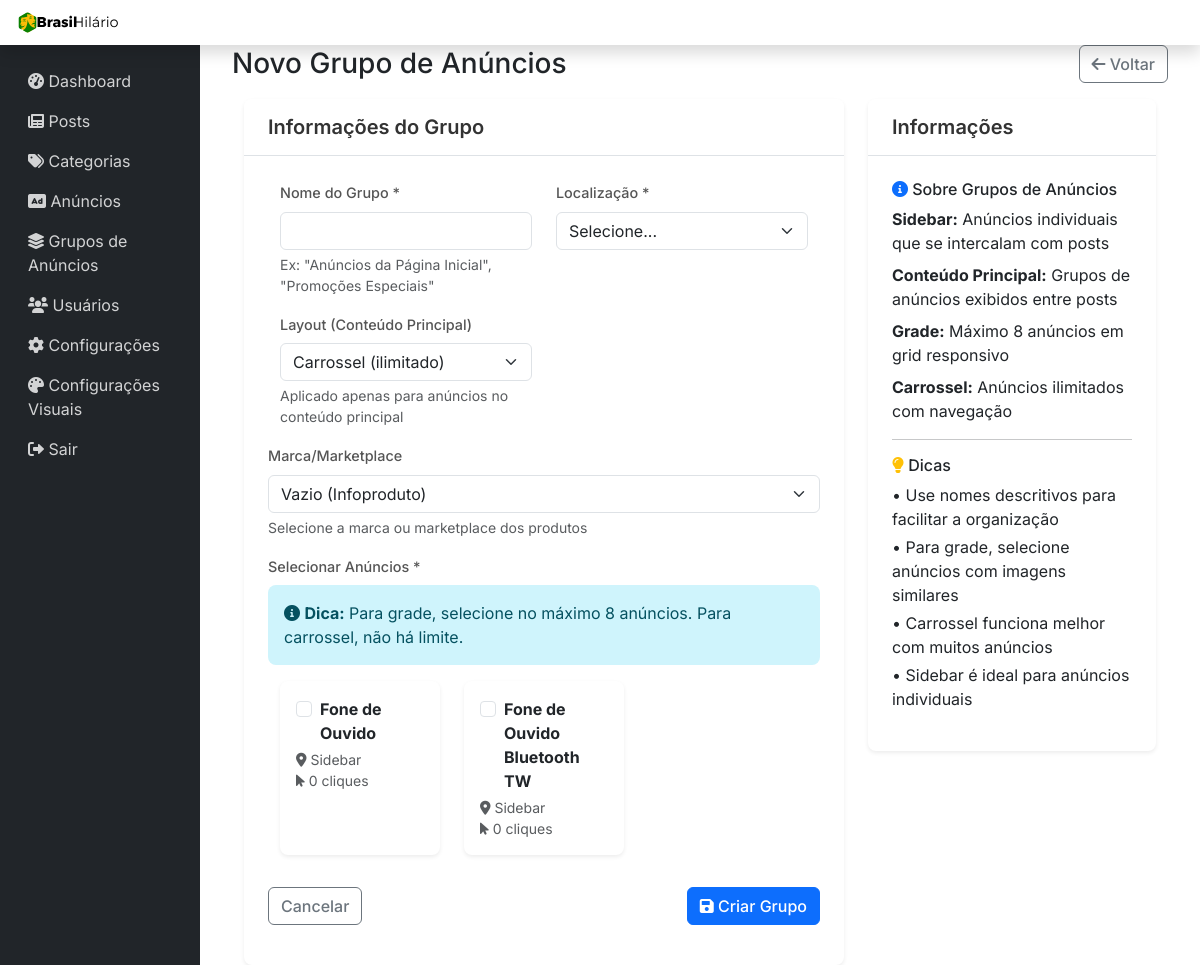
The app's page /admin/novo-grupo-anuncios.php (signed in), older data.
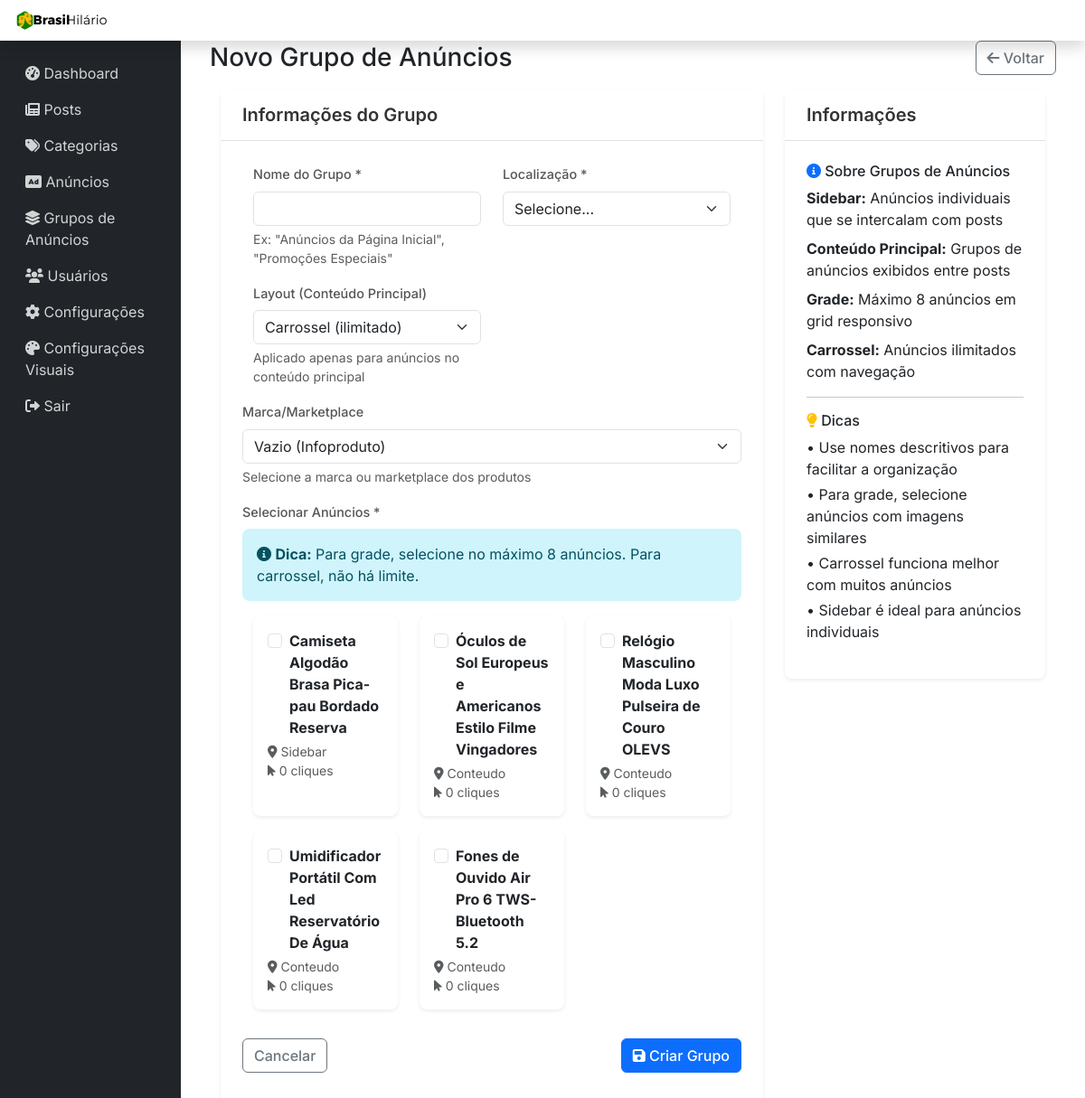
The same page, newer data.
### tables this page shows
CREATE TABLE `anuncios` (
  `id` int(11) NOT NULL,
  `titulo` varchar(255) NOT NULL,
  `imagem` varchar(500) NOT NULL,
  `link_compra` varchar(500) NOT NULL,
  `localizacao` enum('sidebar','conteudo') NOT NULL,
  `layout` enum('carrossel','grade') DEFAULT 'carrossel',
  `cta_ativo` tinyint(1) DEFAULT '0',
  `cta_texto` varchar(100) DEFAULT 'Saiba Mais',
  `ativo` tinyint(1) DEFAULT '1',
  `criado_em` timestamp NOT NULL DEFAULT CURRENT_TIMESTAMP,
  `atualizado_em` timestamp NOT NULL DEFAULT CURRENT_TIMESTAMP ON UPDATE CURRENT_TIMESTAMP
);

### includes/AnunciosManager.php (called while the page is built, shortened)
<?php
class AnunciosManager {
    private $pdo;
    public function __construct($pdo) {
        $this->pdo = $pdo;
    }
    public function getAllAnunciosComStats() {
        $sql = "SELECT a.*,
                       COUNT(DISTINCT ca.id) as total_cliques,
                       COUNT(DISTINCT ap.post_id) as total_posts
                FROM anuncios a
                LEFT JOIN cliques_anuncios ca ON a.id = ca.anuncio_id
                LEFT JOIN anuncios_posts ap ON a.id = ap.anuncio_id
                GROUP BY a.id
                ORDER BY total_cliques DESC, a.criado_em DESC";
        try {
            $stmt = $this->pdo->prepare($sql);
            $stmt->execute();
            return $stmt->fetchAll(PDO::FETCH_ASSOC);
        } catch (Exception $e) {
            error_log("Erro ao buscar anúncios com stats: " . $e->getMessage());
            return [];
        }
    }
}

### admin/novo-grupo-anuncios.php (the view, shortened to what this page needs)
<?php
require_once '../config/database.php';
require_once '../includes/AnunciosManager.php';
$anunciosManager = new AnunciosManager($pdo);
$todosAnuncios = $anunciosManager->getAllAnunciosComStats();
include 'includes/header.php';
?>
<div class="d-flex justify-content-between align-items-center mb-4">
    <h1 class="h3 mb-0">Novo Grupo de Anúncios</h1>
    <a href="grupos-anuncios.php" class="btn btn-outline-secondary">
        <i class="fas fa-arrow-left"></i> Voltar
    </a>
</div>
    <div class="row">
        <div class="col-lg-8">
            <div class="card">
                <div class="card-header">
                    <h5 class="card-title mb-0">Informações do Grupo</h5>
                </div>
                <div class="card-body">
                    <form method="POST">
                        <div class="row">
                            <div class="col-md-6">
                                <div class="mb-3">
                                    <label for="nome" class="form-label">Nome do Grupo *</label>
                                    <input type="text" class="form-control" id="nome" name="nome"
                                           value="<?php echo $_POST['nome'] ?? ''; ?>" required>
                                    <div class="form-text">Ex: "Anúncios da Página Inicial", "Promoções Especiais"</div>
                                </div>
                            </div>
                            <div class="col-md-6">
                                <div class="mb-3">
                                    <label for="localizacao" class="form-label">Localização *</label>
                                    <select class="form-select" id="localizacao" name="localizacao" required>
                                        <option value="">Selecione...</option>
                                    </select>
                                </div>
                            </div>
                        </div>
                        <div class="row">
                            <div class="col-md-6">
                                <div class="mb-3">
                                    <label for="layout" class="form-label">Layout (Conteúdo Principal)</label>
                                    <select class="form-select" id="layout" name="layout">
                                        <option value="carrossel" <?php echo ($_POST['layout'] ?? 'carrossel') === 'carrossel' ? 'selected' : ''; ?>>Carrossel (ilimitado)</option>
                                    </select>
                                    <div class="form-text">Aplicado apenas para anúncios no conteúdo principal</div>
                                </div>
                            </div>
                        </div>
                        <div class="mb-3">
                            <label for="marca" class="form-label">Marca/Marketplace</label>
                            <select class="form-select" id="marca" name="marca">
                                <option value="" <?php echo ($_POST['marca'] ?? '') === '' ? 'selected' : ''; ?>>Vazio (Infoproduto)</option>
                            </select>
                            <div class="form-text">Selecione a marca ou marketplace dos produtos</div>
                        </div>
                        <div class="mb-3">
                            <label class="form-label">Selecionar Anúncios *</label>
                            <div class="alert alert-info">
                                <i class="fas fa-info-circle"></i>
                                <strong>Dica:</strong> Para grade, selecione no máximo 8 anúncios. Para carrossel, não há limite.
                            </div>
                            <?php if (empty($todosAnuncios)): ?>
                                <div class="alert alert-warning">
                                    <i class="fas fa-exclamation-triangle"></i>
                                    Nenhum anúncio disponível. <a href="novo-anuncio.php">Crie um anúncio primeiro</a>.
                                </div>
                            <?php else: ?>
                                <div class="row">
                                    <?php foreach ($todosAnuncios as $anuncio): ?>
                                        <div class="col-md-6 col-lg-4 mb-3">
                                            <div class="card h-100">
                                                <div class="card-body p-3">
                                                    <div class="form-check">
                                                        <input class="form-check-input" type="checkbox"
                                                               name="anuncios[]" value="<?php echo $anuncio['id']; ?>"
                                                               id="anuncio_<?php echo $anuncio['id']; ?>"
                                                               <?php echo in_array($anuncio['id'], $_POST['anuncios'] ?? []) ? 'checked' : ''; ?>>
                                                        <label class="form-check-label" for="anuncio_<?php echo $anuncio['id']; ?>">
                                                            <strong><?php echo htmlspecialchars($anuncio['titulo']); ?></strong>
                                                        </label>
                                                    </div>
                                                    <small class="text-muted d-block mt-1">
                                                        <i class="fas fa-map-marker-alt"></i> <?php echo ucfirst($anuncio['localizacao']); ?>
                                                        <br>
                                                        <i class="fas fa-mouse-pointer"></i> <?php echo $anuncio['total_cliques'] ?? 0; ?> cliques
                                                    </small>
                                                </div>
                                            </div>
                                        </div>
                                    <?php endforeach; ?>
                                </div>
                            <?php endif; ?>
                        </div>
                        <div class="d-flex justify-content-between">
                            <a href="grupos-anuncios.php" class="btn btn-outline-secondary">Cancelar</a>
                            <button type="submit" class="btn btn-primary">
                                <i class="fas fa-save"></i> Criar Grupo
                            </button>
                        </div>
                    </form>
                </div>
            </div>
        </div>
        <div class="col-lg-4">
            <div class="card">
                <div class="card-header">
                    <h5 class="card-title mb-0">Informações</h5>
                </div>
                <div class="card-body">
                    <h6><i class="fas fa-info-circle text-primary"></i> Sobre Grupos de Anúncios</h6>
                    <ul class="list-unstyled">
                        <li class="mb-2">
                            <strong>Sidebar:</strong> Anúncios individuais que se intercalam com posts
                        </li>
                        <li class="mb-2">
                            <strong>Conteúdo Principal:</strong> Grupos de anúncios exibidos entre posts
                        </li>
                        <li class="mb-2">
                            <strong>Grade:</strong> Máximo 8 anúncios em grid responsivo
                        </li>
                        <li class="mb-2">
                            <strong>Carrossel:</strong> Anúncios ilimitados com navegação
                        </li>
                    </ul>
                    <hr>
                    <h6><i class="fas fa-lightbulb text-warning"></i> Dicas</h6>
                    <ul class="list-unstyled">
                        <li class="mb-1">• Use nomes descritivos para facilitar a organização</li>
                        <li class="mb-1">• Para grade, selecione anúncios com imagens similares</li>
                        <li class="mb-1">• Carrossel funciona melhor com muitos anúncios</li>
                        <li class="mb-1">• Sidebar é ideal para anúncios individuais</li>
                    </ul>
                </div>
            </div>
        </div>
    </div>
<?php include 'includes/footer.php'; ?>

### admin/includes/header.php (shortened to what this page needs)
<!DOCTYPE html>
<html lang="pt-BR">
<head>
    <link href="https://cdn.jsdelivr.net/npm/bootstrap@5.3.0/dist/css/bootstrap.min.css" rel="stylesheet">
    <link href="css-custom/style-custom-adm.css" rel="stylesheet">
    <link href="https://cdnjs.cloudflare.com/ajax/libs/font-awesome/6.0.0/css/all.min.css" rel="stylesheet">
</head>
<body>
    <header class="navbar sticky-top flex-md-nowrap p-0 shadow">
        <a class="navbar-brand col-md-3 col-lg-2 me-0 px-3" href="index.php">
            <img width="150" src="../assets/img/logo-brasil-hilario-quadrada-svg.svg" alt="Brasil Hilário" class="img-fluid">
        </a>
    </header>
    <div class="container-fluid">
        <div class="row">
            <nav id="sidebarMenu" class="col-md-3 col-lg-2 d-md-block bg-dark sidebar collapse">
                <div class="position-sticky pt-3">
                    <?php include 'sidebar.php'; ?>
                </div>
            </nav>
            <main class="col-md-9 ms-sm-auto col-lg-10 px-md-4">

### admin/includes/sidebar.php
<?php
$is_admin = isset($_SESSION['usuario_tipo']) && $_SESSION['usuario_tipo'] === 'admin';
?>
<ul class="nav flex-column" style="max-width: max-content;">
    <li class="nav-item">
        <a class="nav-link" href="index.php">
            <i class="fas fa-tachometer-alt"></i> Dashboard
        </a>
    </li>
    <li class="nav-item">
        <a class="nav-link" href="posts.php">
            <i class="fas fa-newspaper"></i> Posts
        </a>
    </li>
    <li class="nav-item">
        <a class="nav-link" href="categorias.php">
            <i class="fas fa-tags"></i> Categorias
        </a>
    </li>
    <li class="nav-item">
        <a class="nav-link" href="anuncios.php">
            <i class="fas fa-ad"></i> Anúncios
        </a>
    </li>
    <li class="nav-item">
        <a class="nav-link" href="grupos-anuncios.php">
            <i class="fas fa-layer-group"></i> Grupos de Anúncios
        </a>
    </li>
    <li class="nav-item">
        <a class="nav-link" href="usuarios.php">
            <i class="fas fa-users"></i> Usuários
        </a>
    </li>
    <li class="nav-item">
        <a class="nav-link" href="configuracoes.php">
            <i class="fas fa-cog"></i> Configurações
        </a>
    </li>
    <?php if ($is_admin): ?>
    <li class="nav-item">
        <a class="nav-link" href="configuracoes-visuais.php">
            <i class="fas fa-palette"></i> Configurações Visuais
        </a>
    </li>
    <?php endif; ?>
    <li class="nav-item">
        <a class="nav-link" href="logout.php">
            <i class="fas fa-sign-out-alt"></i> Sair
        </a>
    </li>
</ul>

### admin/includes/footer.php (shortened to what this page needs)
                </div>
        </div>
</body>
</html>

### admin/css-custom/style-custom-adm.css (style rules this page uses)
html, body { height: 100%; }
body { display: flex; flex-direction: column; }
.container-fluid { flex: 1; display: flex; flex-direction: column; }
.row { flex: 1; display: flex; }
.sidebar { flex-shrink: 0; }
main { flex: 1; display: flex; flex-direction: column; min-height: 100vh; }
.col-md-9.ms-sm-auto.col-lg-10.px-md-4 { display: flex; flex-direction: column; min-height: calc(100vh - 60px); }
.col-md-9.ms-sm-auto.col-lg-10.px-md-4 > * { flex: 0 0 auto; }
.card { height: auto; display: block; }
.card-body { flex: none; }
form { flex: none; display: block; }
.d-flex.justify-content-between, .btn-group, .alert, .nav-tabs, .tab-content { flex: none; display: block; }
.row .col-md-12, .row .col-md-6, .row .col-md-4, .row .col-md-3 { flex: none; display: block; }
.d-flex { display: flex !important; }
.flex-column { flex-direction: column !important; }
.mb-3, .mb-4, .mb-5 { margin-bottom: 1rem !important; }
.btn-toolbar, .d-flex.justify-content-between { margin-top: 0; margin-bottom: 1rem; }
.sidebar { top: 30px!important; }
.sidebar .nav-link { color: rgba(255, 255, 255, 0.8) !important; }
.sidebar .nav-link i { color: rgba(255, 255, 255, 0.8) !important; }
.card-header h5 { color: #333; font-weight: 600; }
.form-label { font-weight: 500; color: #555; font-size: 0.9rem; }
.form-control, .form-select { border-radius: 0.375rem; border: 1px solid #ced4da; transition: border-color 0.15s ease-in-out, box-shadow 0.15s ease-in-out; }
.btn { border-radius: 0.375rem; font-weight: 500; }

### admin/includes/header.php (style rules this page uses)
body { font-family: 'Inter', sans-serif; }
.navbar { background-color: #fff !important; box-shadow: 0 2px 4px rgba(0,0,0,.1); }
.navbar-brand img { max-height: 35px; width: auto; }
.sidebar .nav-link { color: rgba(255, 255, 255, 0.8) !important; }
.sidebar .nav-link i { color: rgba(255, 255, 255, 0.8) !important; }
.col-md-9.ms-sm-auto.col-lg-10.px-md-4 { padding-left: 2rem !important; padding-right: 2rem !important; }
.container-fluid { padding-left: 0; padding-right: 0; }
.row { margin-left: 0; margin-right: 0; }
main { width: 100%; max-width: 100%; }
.container-fluid .row { margin: 0; }
.col-md-9.ms-sm-auto.col-lg-10.px-md-4 > * { width: 100%; max-width: 100%; }
html, body { height: 100%; }
body { display: flex; flex-direction: column; }
.container-fluid { flex: 1; display: flex; flex-direction: column; }
.row { flex: 1; display: flex; }
.sidebar { flex-shrink: 0; }
main { flex: 1; display: flex; flex-direction: column; min-height: 100vh; }
.col-md-9.ms-sm-auto.col-lg-10.px-md-4 { display: flex; flex-direction: column; min-height: calc(100vh - 60px); }
.col-md-9.ms-sm-auto.col-lg-10.px-md-4 > * { flex: 0 0 auto; }
.card, .table-responsive, form, .alert, .nav-tabs, .tab-content { flex: none; display: block; }
.row .col-md-12, .row .col-md-6, .row .col-md-4, .row .col-md-3 { flex: none; display: block; }
.d-flex { display: flex !important; }
.flex-column { flex-direction: column !important; }
.card { border: none; box-shadow: 0 0.125rem 0.25rem rgba(0, 0, 0, 0.075); border-radius: 0.5rem; }
.card-header { background-color: #fff; border-bottom: 1px solid #dee2e6; border-radius: 0.5rem 0.5rem 0 0 !important; padding: 1rem 1.5rem; }
.card-body { padding: 1.5rem; }
.btn { border-radius: 0.375rem; font-weight: 500; }
.alert { border-radius: 0.5rem; border: none; }
.form-control, .form-select { border-radius: 0.375rem; border: 1px solid #dee2e6; }

Row changes from the older to the newer data that the page shows:
added anuncios: titulo "Camiseta Algodão Brasa Pica-pau Bordado Reserva", localizacao "Sidebar", total_cliques "0"
added anuncios: titulo "Óculos de Sol Europeus e Americanos Estilo Filme Vingadores", localizacao "Conteudo", total_cliques "0"
added anuncios: titulo "Relógio Masculino Moda Luxo Pulseira de Couro OLEVS", localizacao "Conteudo", total_cliques "0"
changed anuncios: titulo "Fone de Ouvido" → "Umidificador Portátil Com Led Reservatório De Água"; localizacao "Sidebar" → "Conteudo"
changed anuncios: titulo "Fone de Ouvido Bluetooth TW" → "Fones de Ouvido Air Pro 6 TWS-Bluetooth 5.2"; localizacao "Sidebar" → "Conteudo"
